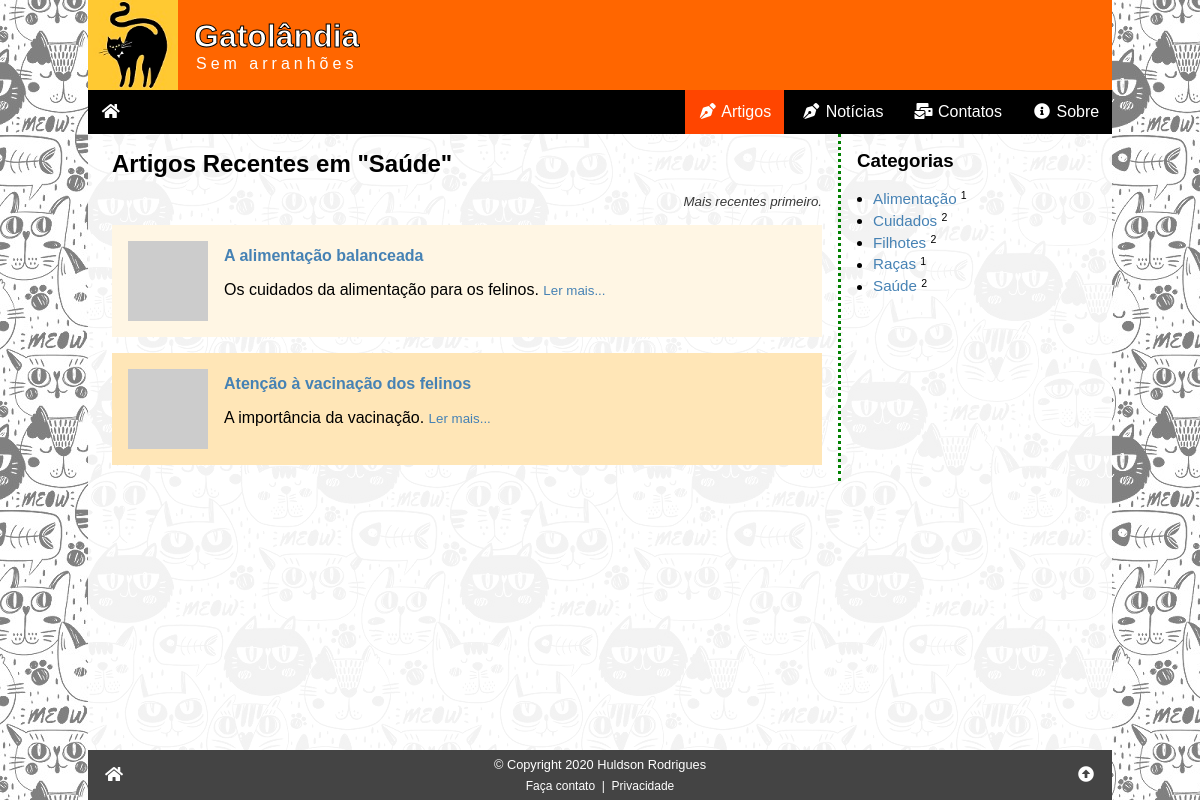
Page /artigos.php?c=5 on the committed database.
### tables this page shows
CREATE TABLE categorias (
    id_categoria INT PRIMARY KEY NOT NULL AUTO_INCREMENT,
    nome VARCHAR(127) NOT NULL
);

CREATE TABLE artigos (
    id_artigo INT PRIMARY KEY NOT NULL AUTO_INCREMENT,
    data TIMESTAMP DEFAULT CURRENT_TIMESTAMP,
    titulo VARCHAR(255) NOT NULL,
    imagem VARCHAR(255) COMMENT 'URL da imagem - thumbnail',
    resumo VARCHAR(255) NOT NULL COMMENT 'Resumo do artigo',
    texto LONGTEXT NOT NULL COMMENT 'Texto (HTML) do artigo completo',
    autor_id INT NOT NULL,
    campo1 TEXT COMMENT 'Reservado para uso futuro',
    campo2 TEXT COMMENT 'Reservado para uso futuro',
    campo3 TEXT COMMENT 'Reservado para uso futuro',
    status ENUM ('inativo', 'ativo') DEFAULT 'ativo',

     
    FOREIGN KEY (autor_id) REFERENCES autores (id_autor)
);

### artigos.php (the view, shortened to what this page needs)
<?php
require '_config.php';
$titulo = "Artigos";
$idcat = (isset($_GET['c'])) ? intval($_GET['c']) : 0;
if ($idcat > 0) {
    $sql = <<<SQL
SELECT id_artigo, titulo, imagem, resumo, id_categoria, nome FROM artigos
    INNER JOIN art_cat ON artigo_id = id_artigo
    INNER JOIN categorias ON categoria_id = id_categoria
WHERE categoria_id = '{$idcat}' AND status = 'ativo'
    ORDER BY data DESC
SQL;
} else {
    $sql = "SELECT id_artigo, titulo, imagem, resumo FROM artigos WHERE status = 'ativo' ORDER BY data DESC";
}
$res = $conn->query($sql);
$artigos = '';
if ($res->num_rows > 0) {
    while ($art = $res->fetch_assoc()) {
        $artigos .= <<<HTML
<div class="artigo">
    <a href="artigo.php?id={$art['id_artigo']}"><img src="{$art['imagem']}" alt="{$art['titulo']}"></a>
    <a href="artigo.php?id={$art['id_artigo']}"><h4>{$art['titulo']}</h4></a>
    <span>{$art['resumo']}</span>
    <small><a href="artigo.php?id={$art['id_artigo']}">Ler mais...</a></small>
</div>
HTML;
        if ($idcat > 0) {
            $titulo = "Artigos Recentes em \"{$art['nome']}\"";
        }
    }
} else {
    $artigos = '<p class="center">Nenhum artigo encontrado!</p>';
}
$cattitulo = $titulo;
$sql = "SELECT * FROM categorias ORDER BY nome";
$res = $conn->query($sql);
$categorias = '<ul>';
while ($cat = $res->fetch_assoc()) {
    $sql2 = "SELECT id_art_cat FROM `art_cat` WHERE categoria_id = {$cat['id_categoria']}";
    $res2 = $conn->query($sql2);
    $total = $res2->num_rows;
    if($total > 0) {
        $categorias .= <<<HTML
        <li><a href="artigos.php?c={$cat['id_categoria']}">{$cat['nome']}</a> <small><sup>{$total}</sup></small></li>
HTML;
    }
}
$categorias .= '</ul>';
require '_header.php';
?>
<div class="row">
    <div class="col1">
        <h2><?php echo $cattitulo ?></h2>
        <small class="subtitulo">Mais recentes primeiro.</small>
        <?php echo $artigos ?>
    </div>
    <aside class="col2">
        <h3>Categorias</h3>
        <?php echo $categorias ?>
    </aside>
</div>
<?php
require '_footer.php';
?>

### css/global.css (style rules this page uses)
:root { --tamanho-texto-site: 16px; --tipo-fonte-site: sans-serif; --cor-dos-links: steelblue; --cor-dos-links-em-hover: orangered; --fundo-da-pagina: url('/img/fundo02.jpg') black fixed; }
* { box-sizing: border-box; }
html, body { padding: 0; margin: 0; width: 100%; height: 100%; position: relative; font-size: var(--tamanho-texto-site); font-family: var(--tipo-fonte-site); }
a { color: var(--cor-dos-links); text-decoration: none; }
p, h1, h2, h3, h4, h5 { margin: 1rem 0; }
body { background: var(--fundo-da-pagina); }

### css/artigos.css (style rules this page uses)
.artigo { padding: 1rem; overflow: auto; margin-bottom: 1rem; }
.artigo:nth-child(even) { background: rgb(255, 230, 183); }
.artigo:nth-child(odd) { background: rgb(255, 246, 228); }
.artigo img { width: 80px; height: 80px; float: left; margin-right: 1rem; }
.artigo h4 { margin-top: 0.4rem; }
.subtitulo { display: block; margin-bottom: 1rem; text-align: right; color: rgb(56, 56, 56); font-style: italic; }
.row { display: flex; width: 100%; flex-direction: column; }
.col2 { width: 100%; border-top: 3px dotted green; margin-top: 2rem; margin-bottom: 2rem; }
aside ul { margin: 0; padding: 0; padding-left: 1rem; line-height: 1.4; font-size: .95rem; }
@media (min-width: 640px) { .row { flex-direction: row; } }
@media (min-width: 640px) { .col1 { flex-grow: 1; padding-right: 1rem; } }
@media (min-width: 640px) { .col2 { width: 250px; padding-left: 1rem; border: 0; margin: 0; border-left: 3px dotted green; } }

### rows in the picture
categorias: nome "Artigos Recentes em \"Saúde\"", nome "Saúde", total "2"
artigos: titulo "A alimentação balanceada", resumo "Os cuidados da alimentação para os felinos."
artigos: titulo "Atenção à vacinação dos felinos", resumo "A importância da vacinação."
categorias: nome "Alimentação", total "1"
categorias: nome "Cuidados", total "2"
categorias: nome "Filhotes", total "2"
categorias: nome "Raças", total "1"
